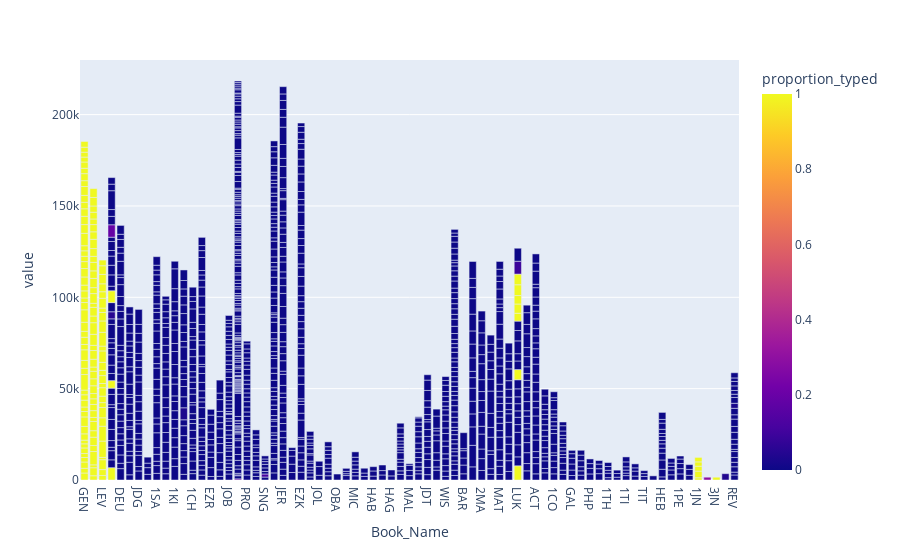

Here is the notebook cell this chart was saved with:
### Markdown cell above
The following chart shows both books (as bars) and chapters (as sections of these bars). These sections are also color coded by the proportion of each chapter that has been typed.

### Code cell
fig_characters_typed_in_each_book_and_chapter = px.bar(
df_characters_typed_by_book_and_chapter, x = 'Book_Name', y = [
    'Characters'], color = 'proportion_typed')
fig_characters_typed_in_each_book_and_chapter.write_html(
    'Analyses/characters_typed_by_book_and_chapter.html')
fig_characters_typed_in_each_book_and_chapter.write_image(
    'Analyses/characters_typed_by_book_and_chapter.png', 
    width = 1920, height = 1080, engine = 'kaleido', scale = 2)
fig_characters_typed_in_each_book_and_chapter

### Figure 1 — Plotly figure (JSON) as saved in the notebook; plotly's stock layout.template omitted (floating-point values rounded to 4 significant figures; data arrays with more than 128 entries replaced by an {"elided": "..."} marker saying what was removed)
{"data": [{"alignmentgroup": "True", "hovertemplate": "Book_Name=%{x}<br>value=%{y}<br>proportion_typed=%{marker.color}<extra></extra>", "legendgroup": "", "marker": {"color": {"elided": "1328 float values"}, "coloraxis": "coloraxis", "pattern": {"shape": ""}}, "name": "", "offsetgroup": "", "orientation": "v", "showlegend": false, "textposition": "auto", "type": "bar", "x": {"elided": "1328 str values"}, "xaxis": "x", "y": {"elided": "1328 int values"}, "yaxis": "y"}], "layout": {"barmode": "relative", "coloraxis": {"colorbar": {"title": {"text": "proportion_typed"}}, "colorscale": [[0, "#0d0887"], [0.1111, "#46039f"], [0.2222, "#7201a8"], [0.3333, "#9c179e"], [0.4444, "#bd3786"], [0.5556, "#d8576b"], [0.6667, "#ed7953"], [0.7778, "#fb9f3a"], [0.8889, "#fdca26"], [1, "#f0f921"]]}, "legend": {"tracegroupgap": 0}, "margin": {"t": 60}, "xaxis": {"anchor": "y", "domain": [0, 1], "title": {"text": "Book_Name"}}, "yaxis": {"anchor": "x", "domain": [0, 1], "title": {"text": "value"}}}}
